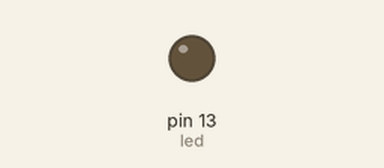
This sketch was run on a simulated Arduino Uno, built with avr-gcc and run on an emulated ATmega328P. On the bench: output pins drawn as LEDs (lit = HIGH).

Above: at 1.3 s.
At 9.5 s:
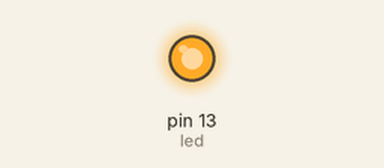
Timing chart, 0 to 9.9 s (numbered marks = the images above):
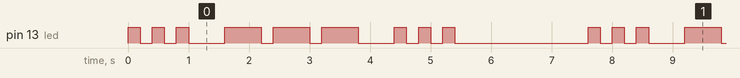

Measured:
- by itself, pin 13 (led): repeats every 7.6 s: 2 × (LOW 0.20 s, HIGH 0.20 s), LOW 0.60 s, 2 × (HIGH 0.60 s, LOW 0.20 s), HIGH 0.60 s, LOW 0.60 s, 2 × (HIGH 0.20 s, LOW 0.20 s), HIGH 0.20 s, LOW 2.2 s, HIGH 0.20 s
- by itself, everything shown: repeats every 7.6 s, in 18 steps

The sketch:

sos_signal.ino
```cpp
int led = 13;

int krotki = 200;
int dlugi = 600;
int przerwa = 200;

void kropka() {
  digitalWrite(led, HIGH);
  delay(krotki);
  digitalWrite(led, LOW);
  delay(przerwa);
}

void kreska() {
  digitalWrite(led, HIGH);
  delay(dlugi);
  digitalWrite(led, LOW);
  delay(przerwa);
}

void setup() {
  pinMode(led, OUTPUT);
}

void loop() {
  kropka();
  kropka();
  kropka();

  delay(400);

  kreska();
  kreska();
  kreska();

  delay(400);

  kropka();
  kropka();
  kropka();

  delay(2000);
}
```
